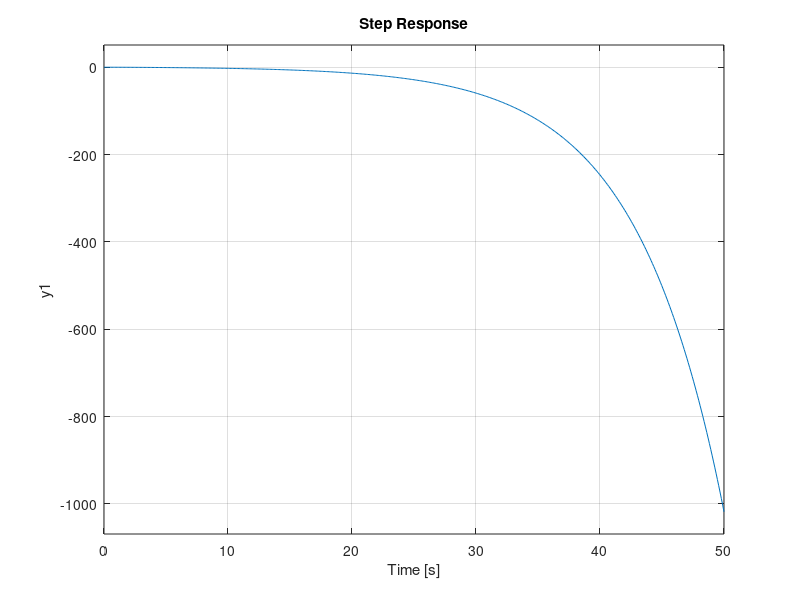

Here is the MATLAB script that generated this plot: (Note: this script raises an error after producing the figure.)
% oscillation
ks = [-0.05, 0, 1, 2, 2.05];
n = length(ks);
sys = cell(1, n);
for i = 1:n
    G = tf([ks(i), 10 * ks(i)], [1, 4, 3, 0]);
    H = tf(1, 1);
    T = feedback(G, H);
    sys{i} = T;
end

figure('Renderer', 'painters',  'Position', [100 100 1500 600])
set(gcf,'color','w');
for i = 1:n
    subplot(2, 5, i)
    step(sys{i}, 50)
    title("Step Respondse k=" + string(ks(i)))
    subplot(2, 5, n + i)
    impulse(sys{i}, 50)
    title("Impulse Respondse k=" + string(ks(i)))
end
